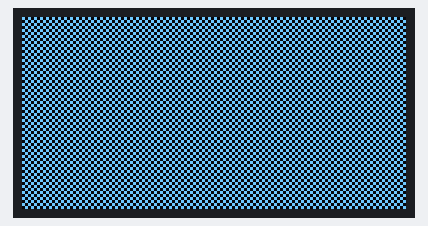
Bench run of a sketch on a simulated Arduino Uno, built with avr-gcc and run on an emulated ATmega328P. On the bench: 128×64 one-colour display. Wiring (from diagram.json): SSD1306 OLED at I2C address 0x3C.

Above: at 0.2 s.

The sketch:

sketch.ino
```cpp
#include <Wire.h>

#define SSD1306_ADDR 0x3C

void ssd1306_cmd(uint8_t cmd) {
  Wire.beginTransmission(SSD1306_ADDR);
  Wire.write(0x00);  // control byte: command
  Wire.write(cmd);
  Wire.endTransmission();
}

void ssd1306_cmd2(uint8_t cmd, uint8_t arg) {
  Wire.beginTransmission(SSD1306_ADDR);
  Wire.write(0x00);
  Wire.write(cmd);
  Wire.write(arg);
  Wire.endTransmission();
}

void setup() {
  Wire.begin();

  // Minimal init sequence
  ssd1306_cmd(0xAE);        // display off
  ssd1306_cmd2(0x20, 0x00); // horizontal addressing mode
  ssd1306_cmd(0xAF);        // display on

  // Set full column and page range
  Wire.beginTransmission(SSD1306_ADDR);
  Wire.write(0x00);
  Wire.write(0x21); Wire.write(0); Wire.write(127); // column 0-127
  Wire.write(0x22); Wire.write(0); Wire.write(7);   // page 0-7
  Wire.endTransmission();

  // Fill with checkerboard pattern (1024 bytes in 32-byte chunks)
  for (int chunk = 0; chunk < 1024; chunk += 16) {
    Wire.beginTransmission(SSD1306_ADDR);
    Wire.write(0x40);  // control byte: data
    for (int i = 0; i < 16; i++) {
      Wire.write((chunk + i) % 2 ? 0xAA : 0x55);
    }
    Wire.endTransmission();
  }
}

void loop() {
}
```
